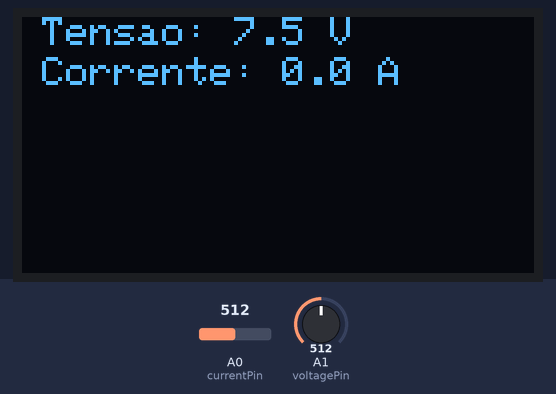
Simulated run of this sketch. Board: Arduino Uno, built with avr-gcc and run on an emulated ATmega328P. Parts: 128×64 one-colour display. Inputs (shaded band) come from the test bench; at power-on: A0 (currentPin) = 512, A1 (voltagePin) = 512. What the sketch prints to the serial monitor is not drawn.

Above: at 1.7 s.
1.8 s: A0 (currentPin) set to 527
3.6 s: A1 (voltagePin) set to 716
At 4.5 s:
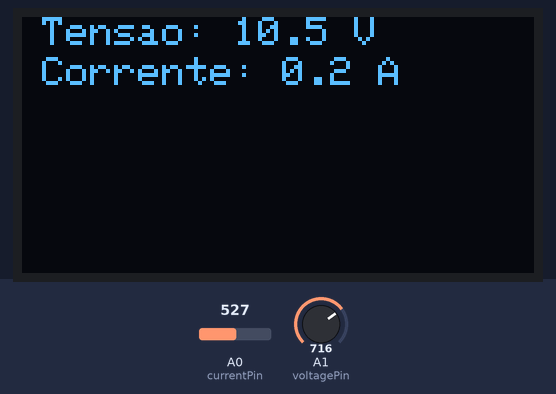
5.2 s: A0 (currentPin) set to 511
6.8 s: A1 (voltagePin) set to 900
At 8.0 s:
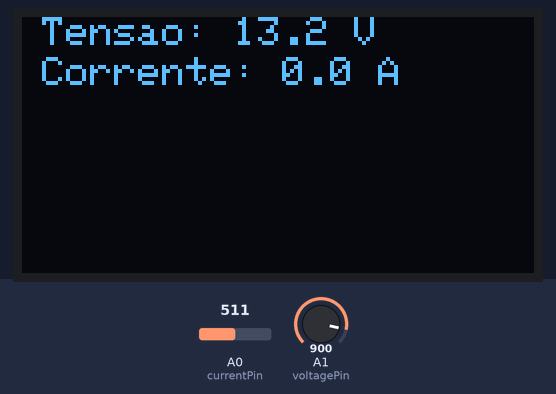
8.4 s: A1 (voltagePin) set to 1023
At 9.1 s:
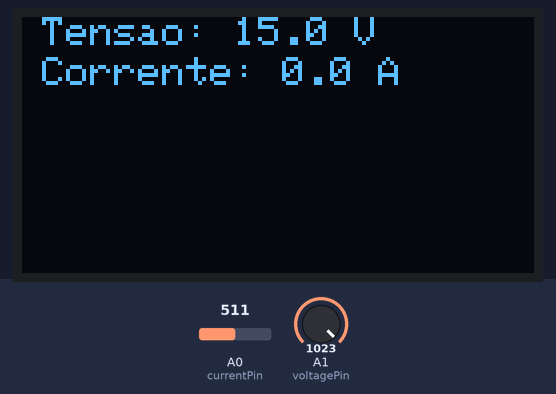
10.0 s: A0 (currentPin) set to 306
At 11.5 s:
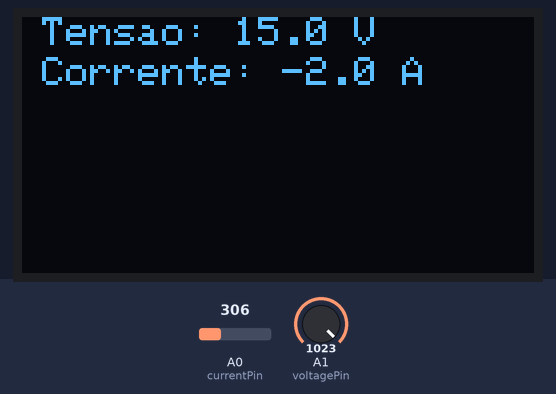
Timing chart, 0 to 12.6 s (numbered marks = the images above; inputs shaded):
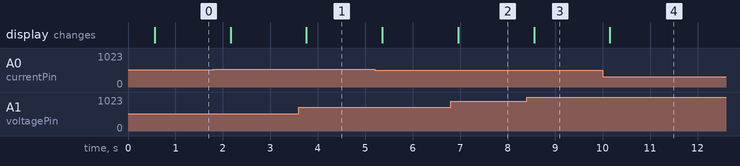

The sketch:

batteryDisplay.ino
```cpp
#include <Wire.h> //INCLUSÃO DE BIBLIOTECA
#include <Adafruit_GFX.h> //INCLUSÃO DE BIBLIOTECA
#include <Adafruit_SSD1306.h> //INCLUSÃO DE BIBLIOTECA

Adafruit_SSD1306 display = Adafruit_SSD1306(); //OBJETO DO TIPO Adafruit_SSD1306


const int currentPin = A0;
int sensitivity = 185;
int adcValue= 0;
double offsetVoltage = 2.5;
int offsetByte = 511;
int maxCurrent = 5;
int maxVoltage = 5;
double adcVoltage = 0;
double currentValue = 0;

const int voltagePin = A1;
int voltageBinary = 0;
int voltageFactor = 3;
double voltageValue = 0;


void setup(){
  Serial.begin(115200);
  delay(500);

  Wire.begin(); //INICIALIZA A BIBLIOTECA WIRE
  display.begin(SSD1306_SWITCHCAPVCC, 0x3C); //INICIALIZA O DISPLAY COM ENDEREÇO I2C 0x3C
  display.setTextColor(WHITE); //DEFINE A COR DO TEXTO
  display.setTextSize(1); //DEFINE O TAMANHO DA FONTE DO TEXTO
  display.clearDisplay(); //LIMPA AS INFORMAÇÕES DO DISPLAY
}
void loop() {

  // Obtem corrente:
  adcValue = analogRead(currentPin);
  adcVoltage = (adcValue / 1024.0) * 5;
  currentValue = (adcValue - offsetByte)/ 1024.0 * maxVoltage *  maxCurrent / offsetVoltage;
  Serial.println("adcValue: " + String(adcValue));
  Serial.println("adcVoltage: " + String(adcVoltage));
  Serial.println("currentValue: " + String(currentValue));

  // Obtem voltagem:
  voltageBinary = analogRead(voltagePin);
  voltageValue = (voltageBinary / 1024.0) * maxVoltage * voltageFactor;
  Serial.println("voltageBinary: " + String(voltageBinary));
  Serial.println("voltageValue: " + String(voltageValue));


  display.clearDisplay(); //LIMPA AS INFORMAÇÕES DO DISPLAY
  display.setCursor(5,0);
  display.print("Tensao: " + String(voltageValue,1) + " V"); //ESCREVE O TEXTO NO DISPLAY
  display.setCursor(5,10);
  display.print("Corrente: " + String(currentValue,1) + " A"); //ESCREVE O TEXTO NO DISPLAY
  display.display();
  delay(500); //INTERVALO DE 1,5 SEGUNDOS
}
```

Measured:
- after the input at 3.6 s, the display: changes after 0.16 s (image 1)
- after the input at 6.8 s, the display: changes after 0.16 s (image 2)
- after the input at 8.4 s, the display: changes after 0.16 s (image 3)
- after the input at 10.0 s, the display: changes after 0.15 s (image 4)
